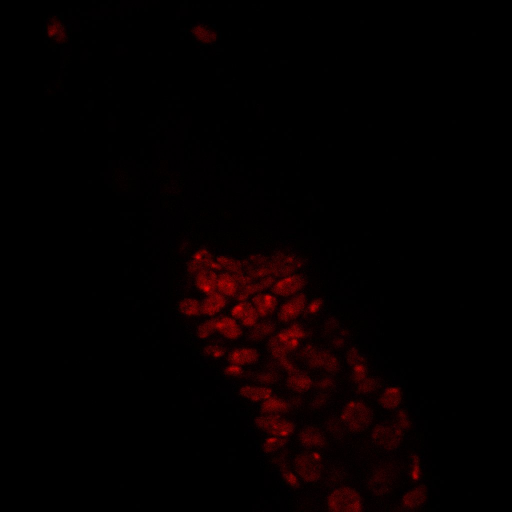
#> input picture 1.jpg, 1024 x 1024 px (shown at 1/2 size); its folder holds only this picture in this run
$ python -i GUI.py   (imports and definitions only)   (older library calls are emulated)
#> lines starting #> are read from the running program, lines starting #| are printed output that depends on the picture
### circular_queue.py
"""""
        BUSCAR ITERTOOLS
"""""
import numpy as np

class CircularQueue:

    #Constructor
    def __init__(self):
        self.queue = list()
        self.tail = 0
        self.maxSize = 15
        self.iter = -1

    #Adding elements to the queue
    # [39 lines left out: functions enqueue, dequeue, last, next, not called in this run]

    def clear_all(self):
        self.__init__()

### GUI.py
from tkinter import *
from tkinter.colorchooser import askcolor
from tkinter import filedialog
from tkinter import messagebox
from PIL import ImageTk, Image, ImageDraw
import cv2
import numpy as np
from CellDetectionImage import CellDetectionImage
import os
import tkinter as tk
from tkinter import ttk
from circular_queue import CircularQueue
import random

nomeArquivoPadraoOuro = 'PO.png'
number_last_images = 10
cont_images = 0


class AutoScrollbar(ttk.Scrollbar):
    ''' A scrollbar that hides itself if it's not needed.
        Works only if you use the grid geometry manager '''
    # [6 lines left out: function set, not called in this run]

    def pack(self, **kw):
        raise tk.TclError('Cannot use pack with this widget')

    def place(self, **kw):
        raise tk.TclError('Cannot use place with this widget')


class GUI(object):
    DEFAULT_PEN_SIZE = 5.0
    DEFAULT_COLOR = 'white'

    def __init__(self):
        self.root = Tk()
        global guiX, guiY
        guiY = int(self.root.winfo_screenheight() - 250)
        guiX = int(guiY)
        self.root.filename = "/"

        self.timeline = CircularQueue()

        vbar = AutoScrollbar(self.root, orient='vertical')
        hbar = AutoScrollbar(self.root, orient='horizontal')
        vbar.grid(row=2, column=6, sticky='ns')
        hbar.grid(row=3, column=3, columnspan=2, sticky='we')

        self.menubar = Menu(self.root)
        self.root.config(menu=self.menubar)

        # create a pulldown menu, and add it to the menu bar
        self.filemenu = Menu(self.menubar)
        self.filemenu.add_command(label="Abrir", command=self.open_file)
        self.filemenu.add_command(label="Salvar", command=self.save)
        self.filemenu.add_command(label="Resetar", command=self.resetImage)
        self.filemenu.add_separator()
        self.filemenu.add_command(label="Sair", command=self.root.quit)
        self.menubar.add_cascade(label="Arquivo", menu=self.filemenu)

        # pen button
        self.pen_button = Button(self.root, text='Pen', command=self.use_pen, relief=SUNKEN)
        self.pen_button.grid(row=1, column=0)

        # [7 lines of commented-out code are left out]
        self.eraser_button = Button(self.root, text='Eraser', command=self.use_eraser)
        self.eraser_button.grid(row=1, column=1)

        # slider size pen and eraser
        self.choose_size_button = Scale(self.root, from_=1, to=10, orient=HORIZONTAL)
        self.choose_size_button.grid(row=1, column=3)

        # move button
        self.btn_move = Button(self.root, text='Move', command=self.use_move)
        self.btn_move.grid(row=1, column=4)

        # open first image to iterate
        #imageCV = Image.open('Images/result-cell-1.png').resize((guiX, guiY), Image.ANTIALIAS)
        self.imageCV = cv2.imread('Images/first image.png')
        self.lin, self.col, _ = self.imageCV.shape
        #self.imageCV = CellDetectionImage(self.imageCV)

        # modified image in interface
        self.imageCV600cell = cv2.resize(self.imageCV, (guiX, guiY), interpolation=cv2.INTER_AREA)
        self.goldImage = ImageTk.PhotoImage(Image.fromarray(self.imageCV600cell))
        # self.goldImage = ImageTk.PhotoImage(imageCV)

        self.label_image = Label(self.root, image=self.goldImage)
        self.label_image.grid(row=2, column=0, columnspan=3)
        self.label_image.bind("<Button>", self.select_area)

        self.imgright = np.copy(self.imageCV)
        self.imgOriginalCV = self.imgright.copy()

        self.image1 = Image.new("RGB", (self.col, self.lin), (0, 0, 0))
        self.image1.getcolors()
        self.draw = ImageDraw.Draw(self.image1)

        self.imscale = 1.0
        self.imageid = None
        self.delta = 0.90

        self.c = Canvas(self.root, bg='white', width=guiX, height=guiY, highlightthickness=0,
                        xscrollcommand=hbar.set, yscrollcommand=vbar.set, cursor="pencil")
        self.c.grid(row=2, column=3, columnspan=2, sticky='nswe')
        self.text = self.c.create_text(0, 0, anchor='nw')
        self.show_image()
        #self.imgLeft = ImageTk.PhotoImage(Image.open('Images/first image.png').resize((guiX, guiY), Image.ANTIALIAS))

        #self.c.create_image(0, 0, image=self.imgLeft, anchor=NW)

        vbar.configure(command=self.c.yview)  # bind scrollbars to the canvas
        hbar.configure(command=self.c.xview)
        # Make the canvas expandable
        self.root.rowconfigure(0, weight=1)
        self.root.columnconfigure(0, weight=1)
        # Bind events to the Canvas
        self.c.bind('<ButtonPress-1>', self.move_from)
        self.c.bind('<B1-Motion>', self.move_to)
        self.c.bind('<MouseWheel>', self.wheel)  # with Windows and MacOS, but not Linux
        self.c.bind('<Button-5>', self.wheel)  # only with Linux, wheel scroll down
        self.c.bind('<Button-4>', self.wheel)  # only with Linux, wheel scroll up

        self.c.configure(scrollregion=self.c.bbox('all'))

        # self.last_image = Button(self.root, text='Last image', command=self.last_img)
        # self.last_image.grid(row=2, column=0, columnspan=2)

        self.last_original = Button(self.root, text='Original image', command=self.original_img)
        self.last_original.grid(row=4, column=0, columnspan=3)

        # slider size of area
        self.choose_area = Scale(self.root, from_=0, to=80, orient=HORIZONTAL, command=self.remove_area, length=300)
        self.choose_area.grid(row=3, column=0)


        # self.next_image = Button(self.root, text='Next image', command=self.next_img)
        # self.next_image.grid(row=2, column=4, columnspan=2)

        self.btn_apply = Button(self.root, text='Apply', command=self.apply_modification)
        self.btn_apply.grid(row=4, column=3, columnspan=3)

        self.btn_undo = Button(self.root, text='UNDO', command=self.undo)
        self.btn_undo.grid(row=0, column=0)

        self.btn_redo = Button(self.root, text='REDO', command=self.redo)
        self.btn_redo.grid(row=0, column=1)

        self.label_image1 = np.zeros([guiX, guiY], dtype=np.uint8)

        self.imageInMermory = cv2.cvtColor(self.imageCV, cv2.COLOR_BGR2GRAY)
        self.imageInMermory[self.imageInMermory > 0] = 255

        self.open_file()
        self.move_on = False

        self.setup()
        self.translatePortuguese()
        self.root.mainloop()

    # [279 lines left out: functions wheel, show_image, apply_modification, translatePortuguese, save, open_file and 4 more, not called in this run]

    def move_from(self, event):
        ''' Remember previous coordinates for scrolling with the mouse '''
        self.c.scan_mark(event.x, event.y)

    def move_to(self, event):
        ''' Drag (move) canvas to the new position '''
        self.c.scan_dragto(event.x, event.y, gain=1)

    # [148 lines left out: functions use_move, use_pen, choose_color, use_eraser, activate_button, paint and 6 more, not called in this run]

# [2 lines not run here, left out]

>>> import cv2
>>> picture = cv2.imread('1.jpg', cv2.IMREAD_GRAYSCALE)
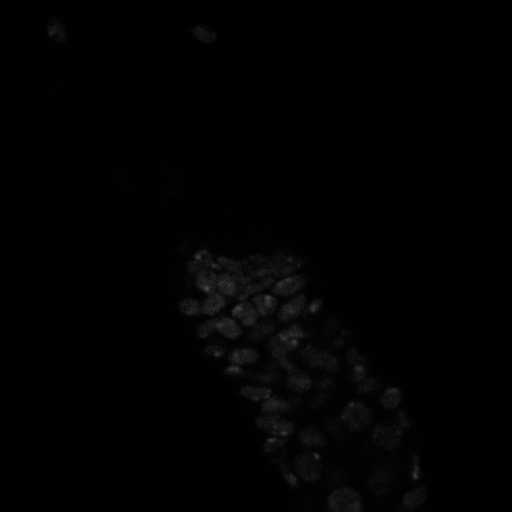
#> picture: shape (1024, 1024) (shown at 1/2 size); min 0, max 82, mean 1.7
#> (the run stopped early here; a loop or call above may not have finished)

$ run again, on 10.jpg
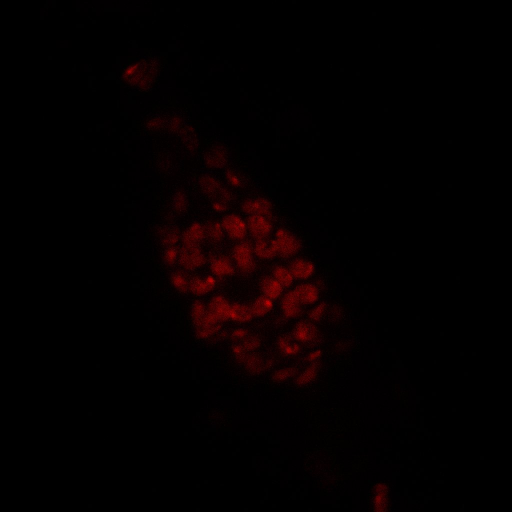
#> input picture 10.jpg, 1024 x 1024 px (shown at 1/2 size)
#> `picture = cv2.imread('1.jpg', cv2.IMREAD_GRAYSCALE)`:
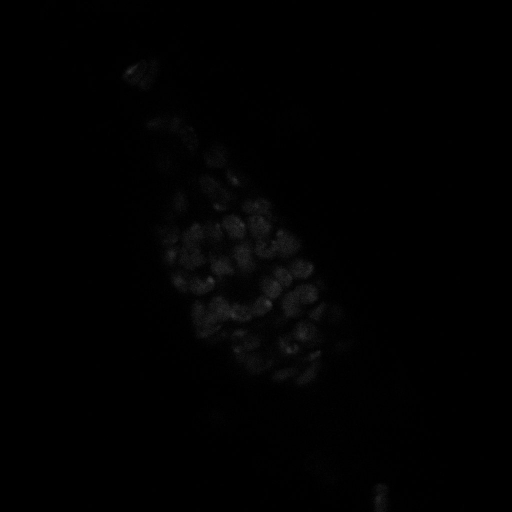
#> picture: shape (1024, 1024) (shown at 1/2 size); min 0, max 66, mean 1.4
